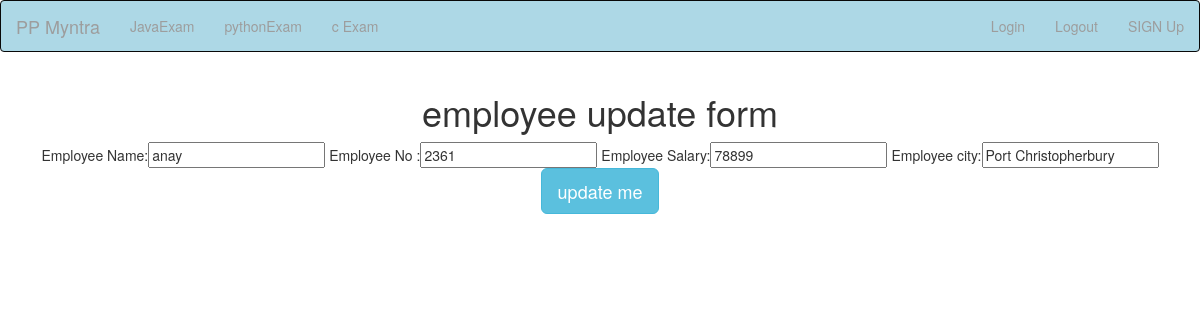
The app's page /update/2/ with its own data.
### testapp/models.py (models this page shows)
class employee(models.Model):
    ename=models.CharField(max_length=20)
    eno=models.IntegerField()
    esal=models.IntegerField()
    ecity=models.CharField(max_length=20)

### testapp/views.py (the view)
# urls.py: url(r'^update/(?P<id>\d+)/$', views.update_view),
def update_view(request,id):
    employee1=employee.objects.get(id=id)
    if request.method=="POST":
        form=employeeform(request.POST,instance=employee1)    #instance hatane par naya record banega
        if form.is_valid():
            form.save()
            return redirect('/index')
    return render(request,'testapp/update.html',{'employee1':employee1})

### templates/testapp/update.html (shortened to what this page needs)
<!DOCTYPE html>
{% extends 'testapp/base.html'%}
{%block body_block%}
<h1>employee update form </h1>
<form  method="post">
  Employee Name:<input type="text" name="ename" value="{{employee1.ename}}">
  Employee No :<input type="text" name="eno" value="{{employee1.eno}}">
  Employee Salary:<input type="text" name="esal" value="{{employee1.esal}}">
  Employee city:<input type="text" name="ecity" value="{{employee1.ecity}}">
  <input type="submit" class="btn btn-info btn-lg" name="" value="update me">
</form>
{%endblock%}

### records on screen
employee: ename "anay", eno "2361", esal "78899", ecity "Port Christopherbury"
